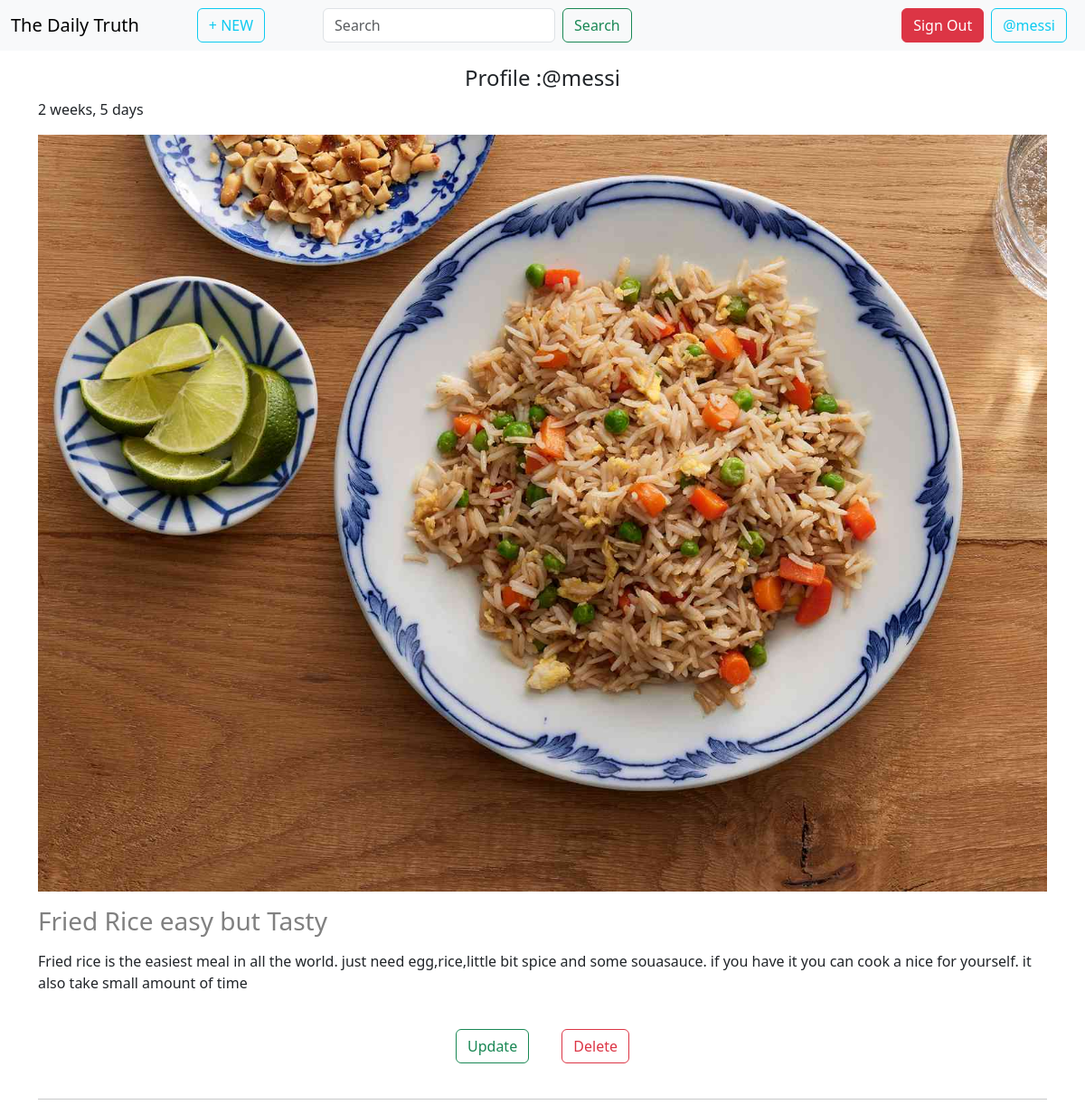
/profile/@messi (signed in), run on the app's committed database.
### base/models.py (models this page shows, shortened)
class BlogPost(models.Model):
    SUBJECT_CHOICES = [
        ('POLITICAL', 'Political'),
        ('ENTERTAINMENT', 'Entertainment'),
        ('ECONOMICS', 'Economics'),
        ('EDUCATION', 'Education'),
        ('SCIENCE', 'Science'),
        ('SPORTS', 'Sports'),
        ('INTERNATIONAL', 'International'),
        ('COOKING', 'Cooking'),
        ('WEATHER', 'Weather'),
        ('TECH', 'Tech'),
    ]
    user = models.ForeignKey(User, on_delete=models.CASCADE)
    photo=models.ImageField(upload_to='images',null=True,blank=True)
    title = models.CharField(max_length=200)
    subject = models.CharField(choices=SUBJECT_CHOICES, max_length=100)
    content = models.TextField(max_length=1000)
    created_at = models.DateTimeField(auto_now_add=True)
    class Meta:
        ordering = ['-created_at']

### base/views.py (the view)
# urls.py: path('profile/<str:username>',UserProfile.as_view(),name='profile'),
class UserProfile(LoginRequiredMixin,ListView):
    model=BlogPost
    template_name="userProfile.html"
    context_object_name='posts'
    login_url=reverse_lazy('login')
    def get_queryset(self):
        user=get_object_or_404(User,username=self.kwargs['username'])
        post=BlogPost.objects.filter(user=user)
        return post
    def get_context_data(self, **kwargs):
        context = super().get_context_data(**kwargs)
        context['user_p'] = self.kwargs['username']
        return context
    login_url=reverse_lazy('login')

### base/template/base/userProfile.html (shortened to what this page needs)
{% extends "layout.html" %}
{% block content %}
<div class="container">
    <div><h4 class="text-center">Profile :{{user_p}}</h4></div>
    {% for post in posts  %}
    <div class="p1">
        <div class="post-header mb-2">
            <div>{{post.created_at | timesince}}</div>
        </div>
        <div class="img-body mt-2">
            <img src="{{post.photo.url}}" alt="image" style="width:100%;" class="img-fluid">
        </div>
        <div class="title mt-3">
            <h3 style="color:gray">{{post.title}}</h3>
        </div>
        <div class="content mt-2">
            <p>{{post.content}}</p>
        </div>
        <div class="btn">
            {% if user == post.user %}
            <a href="{% url 'update' post.id%}" class="m-3 btn btn-outline-success">Update</a>
            <a href="{% url 'delete' post.id%}" class="m-3 btn btn-outline-danger">Delete</a>
            {% endif %}
        </div>
        <hr>
    </div>
    {% endfor %}
</div>
{% endblock %}

### template/navbar.html (shortened to what this page needs)
<nav class="navbar navbar-expand-lg bg-body-tertiary mb-3">
    <div class="container-fluid">
      <a class="navbar-brand" href="{% url 'home'%}">The Daily Truth</a>
      <div class="collapse navbar-collapse" id="navbarSupportedContent">
        <ul class="navbar-nav me-auto mb-2 mb-lg-0">
          <li class="nav-item mx-5">
            <a class="btn btn-outline-info" aria-current="page" href="{% url 'create_post'%}">+ NEW</a>
          </li>
          <form class="d-flex mx-3" role="search">
            <input class="form-control me-2" name="q" type="search" placeholder="Search" aria-label="Search">
            <button class="btn btn-outline-success" type="submit">Search</button>
          </form>
        </ul>
        {% if user.is_authenticated %}
          <a href="{% url 'logout'%}" class="btn btn-danger">Sign Out</a>
          <a href="{% url 'profile' user.username%}" class="btn btn-outline-info mx-2">{{user.username}}</a>
        {% else %}
          <a href="{% url 'signup'%}" class="btn btn-primary mx-2">Sign Up</a>
          <a href="{% url 'login'%}" class="btn btn-success mx-2">Sign In</a>
        {% endif %}
      </div>
    </div>
  </nav>

### base/template/base/userProfile.html (style rules this page uses)
.p1 { display:grid; width: 100%; }
.btn { place-self:center; }

### data on the page
BlogPost: created_at "2 weeks, 5 days", photo (picture), title "Fried Rice easy but Tasty", content "Fried rice is the easiest meal in all the world. just need egg,rice,little bit spice and some souasauce. if you have it you can cook a nice for yourself. it also take small amount of time", shows "Update"

### other printed values
{{ user.username }} "@messi"
{{ user_p }} "@messi"
